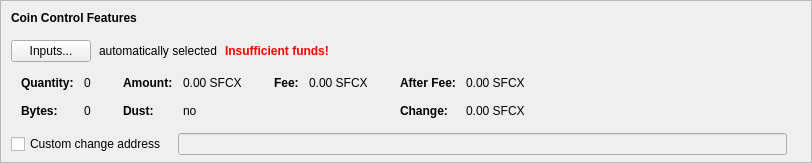
    <widget class="QFrame" name="frameCoinControl">
     <property name="sizePolicy">
      <sizepolicy hsizetype="Expanding" vsizetype="Expanding">
       <horstretch>0</horstretch>
       <verstretch>0</verstretch>
      </sizepolicy>
     </property>
     <property name="maximumSize">
      <size>
       <width>16777215</width>
       <height>16777215</height>
      </size>
     </property>
     <property name="frameShape">
      <enum>QFrame::StyledPanel</enum>
     </property>
     <property name="frameShadow">
      <enum>QFrame::Sunken</enum>
     </property>
     <layout class="QVBoxLayout" name="verticalLayoutCoinControl2">
      <property name="spacing">
       <number>0</number>
      </property>
      <property name="leftMargin">
       <number>0</number>
      </property>
      <property name="topMargin">
       <number>0</number>
      </property>
      <property name="rightMargin">
       <number>0</number>
      </property>
      <property name="bottomMargin">
       <number>6</number>
      </property>
      <item>
       <layout class="QVBoxLayout" name="verticalLayoutCoinControl" stretch="0,0,0,0,1">
        <property name="spacing">
         <number>0</number>
        </property>
        <property name="leftMargin">
         <number>10</number>
        </property>
        <property name="topMargin">
         <number>10</number>
        </property>
        <item>
         <layout class="QHBoxLayout" name="horizontalLayoutCoinControl1">
          <property name="bottomMargin">
           <number>15</number>
          </property>
          <item>
           <widget class="QLabel" name="labelCoinControlFeatures">
            <property name="sizePolicy">
             <sizepolicy hsizetype="Preferred" vsizetype="Maximum">
              <horstretch>0</horstretch>
              <verstretch>0</verstretch>
             </sizepolicy>
            </property>
            <property name="font">
             <font>
              <weight>75</weight>
              <bold>true</bold>
             </font>
            </property>
            <property name="styleSheet">
             <string notr="true">font-weight:bold;</string>
            </property>
            <property name="text">
             <string>Coin Control Features</string>
            </property>
           </widget>
          </item>
         </layout>
        </item>
        <item>
         <layout class="QHBoxLayout" name="horizontalLayoutCoinControl2" stretch="0,0,0,0">
          <property name="spacing">
           <number>8</number>
          </property>
          <property name="bottomMargin">
           <number>10</number>
          </property>
          <item>
           <widget class="QPushButton" name="pushButtonCoinControl">
            <property name="styleSheet">
             <string notr="true"/>
            </property>
            <property name="text">
             <string>Inputs...</string>
            </property>
            <property name="autoDefault">
             <bool>false</bool>
            </property>
           </widget>
          </item>
          <item>
           <widget class="QLabel" name="labelCoinControlAutomaticallySelected">
            <property name="text">
             <string>automatically selected</string>
            </property>
            <property name="margin">
             <number>5</number>
            </property>
           </widget>
          </item>
          <item>
           <widget class="QLabel" name="labelCoinControlInsuffFunds">
            <property name="font">
             <font>
              <weight>75</weight>
              <bold>true</bold>
             </font>
            </property>
            <property name="styleSheet">
             <string notr="true">color:red;font-weight:bold;</string>
            </property>
            <property name="text">
             <string>Insufficient funds!</string>
            </property>
            <property name="margin">
             <number>5</number>
            </property>
           </widget>
          </item>
          <item>
           <spacer name="horizontalSpacerCoinControl">
            <property name="orientation">
             <enum>Qt::Horizontal</enum>
            </property>
            <property name="sizeHint" stdset="0">
             <size>
              <width>40</width>
              <height>1</height>
             </size>
            </property>
           </spacer>
          </item>
         </layout>
        </item>
        <item>
         <widget class="QWidget" name="widgetCoinControl" native="true">
          <property name="sizePolicy">
           <sizepolicy hsizetype="Preferred" vsizetype="Preferred">
            <horstretch>0</horstretch>
            <verstretch>0</verstretch>
           </sizepolicy>
          </property>
          <property name="minimumSize">
           <size>
            <width>0</width>
            <height>0</height>
           </size>
          </property>
          <property name="styleSheet">
           <string notr="true"/>
          </property>
          <layout class="QHBoxLayout" name="horizontalLayoutCoinControl5">
           <property name="leftMargin">
            <number>0</number>
           </property>
           <property name="topMargin">
            <number>0</number>
           </property>
           <property name="rightMargin">
            <number>0</number>
           </property>
           <property name="bottomMargin">
            <number>0</number>
           </property>
           <item>
            <layout class="QHBoxLayout" name="horizontalLayoutCoinControl3" stretch="0,0,0,1">
             <property name="spacing">
              <number>20</number>
             </property>
             <property name="topMargin">
              <number>0</number>
             </property>
             <property name="bottomMargin">
              <number>10</number>
             </property>
             <item>
              <layout class="QFormLayout" name="formLayoutCoinControl1">
               <property name="horizontalSpacing">
                <number>10</number>
               </property>
               <property name="verticalSpacing">
                <number>14</number>
               </property>
               <property name="leftMargin">
                <number>10</number>
               </property>
               <property name="topMargin">
                <number>4</number>
               </property>
               <property name="rightMargin">
                <number>6</number>
               </property>
               <item row="0" column="0">
                <widget class="QLabel" name="labelCoinControlQuantityText">
                 <property name="font">
                  <font>
                   <weight>75</weight>
                   <bold>true</bold>
                  </font>
                 </property>
                 <property name="text">
                  <string>Quantity:</string>
                 </property>
                 <property name="margin">
                  <number>0</number>
                 </property>
                </widget>
               </item>
               <item row="0" column="1">
                <widget class="QLabel" name="labelCoinControlQuantity">
                 <property name="cursor">
                  <cursorShape>IBeamCursor</cursorShape>
                 </property>
                 <property name="contextMenuPolicy">
                  <enum>Qt::ActionsContextMenu</enum>
                 </property>
                 <property name="text">
                  <string notr="true">0</string>
                 </property>
                 <property name="margin">
                  <number>0</number>
                 </property>
                 <property name="textInteractionFlags">
                  <set>Qt::LinksAccessibleByMouse|Qt::TextSelectableByKeyboard|Qt::TextSelectableByMouse</set>
                 </property>
                </widget>
               </item>
               <item row="1" column="0">
                <widget class="QLabel" name="labelCoinControlBytesText">
                 <property name="font">
                  <font>
                   <weight>75</weight>
                   <bold>true</bold>
                  </font>
                 </property>
                 <property name="text">
                  <string>Bytes:</string>
                 </property>
                </widget>
               </item>
               <item row="1" column="1">
                <widget class="QLabel" name="labelCoinControlBytes">
                 <property name="cursor">
                  <cursorShape>IBeamCursor</cursorShape>
                 </property>
                 <property name="contextMenuPolicy">
                  <enum>Qt::ActionsContextMenu</enum>
                 </property>
                 <property name="text">
                  <string notr="true">0</string>
                 </property>
                 <property name="textInteractionFlags">
                  <set>Qt::LinksAccessibleByMouse|Qt::TextSelectableByKeyboard|Qt::TextSelectableByMouse</set>
                 </property>
                </widget>
               </item>
              </layout>
             </item>
             <item>
              <layout class="QFormLayout" name="formLayoutCoinControl2">
               <property name="horizontalSpacing">
                <number>10</number>
               </property>
               <property name="verticalSpacing">
                <number>14</number>
               </property>
               <property name="leftMargin">
                <number>6</number>
               </property>
               <property name="topMargin">
                <number>4</number>
               </property>
               <property name="rightMargin">
                <number>6</number>
               </property>
               <item row="0" column="0">
                <widget class="QLabel" name="labelCoinControlAmountText">
                 <property name="font">
                  <font>
                   <weight>75</weight>
                   <bold>true</bold>
                  </font>
                 </property>
                 <property name="text">
                  <string>Amount:</string>
                 </property>
                 <property name="margin">
                  <number>0</number>
                 </property>
                </widget>
               </item>
               <item row="0" column="1">
                <widget class="QLabel" name="labelCoinControlAmount">
                 <property name="cursor">
                  <cursorShape>IBeamCursor</cursorShape>
                 </property>
                 <property name="contextMenuPolicy">
                  <enum>Qt::ActionsContextMenu</enum>
                 </property>
                 <property name="text">
                  <string notr="true">0.00 SFCX</string>
                 </property>
                 <property name="textInteractionFlags">
                  <set>Qt::LinksAccessibleByMouse|Qt::TextSelectableByKeyboard|Qt::TextSelectableByMouse</set>
                 </property>
                </widget>
               </item>
               <item row="1" column="0">
                <widget class="QLabel" name="labelCoinControlLowOutputText">
                 <property name="font">
                  <font>
                   <weight>75</weight>
                   <bold>true</bold>
                  </font>
                 </property>
                 <property name="text">
                  <string>Dust:</string>
                 </property>
                </widget>
               </item>
               <item row="1" column="1">
                <widget class="QLabel" name="labelCoinControlLowOutput">
                 <property name="cursor">
                  <cursorShape>IBeamCursor</cursorShape>
                 </property>
                 <property name="contextMenuPolicy">
                  <enum>Qt::ActionsContextMenu</enum>
                 </property>
                 <property name="text">
                  <string notr="true">no</string>
                 </property>
                 <property name="textInteractionFlags">
                  <set>Qt::LinksAccessibleByMouse|Qt::TextSelectableByKeyboard|Qt::TextSelectableByMouse</set>
                 </property>
                </widget>
               </item>
              </layout>
             </item>
             <item>
              <layout class="QFormLayout" name="formLayoutCoinControl3">
               <property name="horizontalSpacing">
                <number>10</number>
               </property>
               <property name="verticalSpacing">
                <number>14</number>
               </property>
               <property name="leftMargin">
                <number>6</number>
               </property>
               <property name="topMargin">
                <number>4</number>
               </property>
               <property name="rightMargin">
                <number>6</number>
               </property>
               <item row="0" column="0">
                <widget class="QLabel" name="labelCoinControlFeeText">
                 <property name="font">
                  <font>
                   <weight>75</weight>
                   <bold>true</bold>
                  </font>
                 </property>
                 <property name="text">
                  <string>Fee:</string>
                 </property>
                 <property name="margin">
                  <number>0</number>
                 </property>
                </widget>
               </item>
               <item row="0" column="1">
                <widget class="QLabel" name="labelCoinControlFee">
                 <property name="cursor">
                  <cursorShape>IBeamCursor</cursorShape>
                 </property>
                 <property name="contextMenuPolicy">
                  <enum>Qt::ActionsContextMenu</enum>
                 </property>
                 <property name="text">
                  <string notr="true">0.00 SFCX</string>
                 </property>
                 <property name="textInteractionFlags">
                  <set>Qt::LinksAccessibleByMouse|Qt::TextSelectableByKeyboard|Qt::TextSelectableByMouse</set>
                 </property>
                </widget>
               </item>
             </layout>
             </item>
             <item>
              <layout class="QFormLayout" name="formLayoutCoinControl4">
               <property name="horizontalSpacing">
                <number>10</number>
               </property>
               <property name="verticalSpacing">
                <number>14</number>
               </property>
               <property name="leftMargin">
                <number>6</number>
               </property>
               <property name="topMargin">
                <number>4</number>
               </property>
               <property name="rightMargin">
                <number>6</number>
               </property>
               <item row="0" column="0">
                <widget class="QLabel" name="labelCoinControlAfterFeeText">
                 <property name="font">
                  <font>
                   <weight>75</weight>
                   <bold>true</bold>
                  </font>
                 </property>
                 <property name="text">
                  <string>After Fee:</string>
                 </property>
                 <property name="margin">
                  <number>0</number>
                 </property>
                </widget>
               </item>
               <item row="0" column="1">
                <widget class="QLabel" name="labelCoinControlAfterFee">
                 <property name="cursor">
                  <cursorShape>IBeamCursor</cursorShape>
                 </property>
                 <property name="contextMenuPolicy">
                  <enum>Qt::ActionsContextMenu</enum>
                 </property>
                 <property name="text">
                  <string notr="true">0.00 SFCX</string>
                 </property>
                 <property name="textInteractionFlags">
                  <set>Qt::LinksAccessibleByMouse|Qt::TextSelectableByKeyboard|Qt::TextSelectableByMouse</set>
                 </property>
                </widget>
               </item>
               <item row="1" column="0">
                <widget class="QLabel" name="labelCoinControlChangeText">
                 <property name="font">
                  <font>
                   <weight>75</weight>
                   <bold>true</bold>
                  </font>
                 </property>
                 <property name="text">
                  <string>Change:</string>
                 </property>
                </widget>
               </item>
               <item row="1" column="1">
                <widget class="QLabel" name="labelCoinControlChange">
                 <property name="cursor">
                  <cursorShape>IBeamCursor</cursorShape>
                 </property>
                 <property name="contextMenuPolicy">
                  <enum>Qt::ActionsContextMenu</enum>
                 </property>
                 <property name="text">
                  <string notr="true">0.00 SFCX</string>
                 </property>
                 <property name="textInteractionFlags">
                  <set>Qt::LinksAccessibleByMouse|Qt::TextSelectableByKeyboard|Qt::TextSelectableByMouse</set>
                 </property>
                </widget>
               </item>
              </layout>
             </item>
            </layout>
           </item>
          </layout>
         </widget>
        </item>
        <item>
         <layout class="QHBoxLayout" name="horizontalLayoutCoinControl4" stretch="0,0,0">
          <property name="spacing">
           <number>12</number>
          </property>
          <property name="sizeConstraint">
           <enum>QLayout::SetDefaultConstraint</enum>
          </property>
          <property name="topMargin">
           <number>5</number>
          </property>
          <property name="rightMargin">
           <number>5</number>
          </property>
          <item>
           <widget class="QCheckBox" name="checkBoxCoinControlChange">
            <property name="toolTip">
             <string>If this is activated, but the change address is empty or invalid, change will be sent to a newly generated address.</string>
            </property>
            <property name="text">
             <string>Custom change address</string>
            </property>
           </widget>
          </item>
          <item>
           <widget class="QValidatedLineEdit" name="lineEditCoinControlChange">
            <property name="enabled">
             <bool>false</bool>
            </property>
            <property name="sizePolicy">
             <sizepolicy hsizetype="Expanding" vsizetype="Fixed">
              <horstretch>0</horstretch>
              <verstretch>0</verstretch>
             </sizepolicy>
            </property>
           </widget>
          </item>
          <item>
           <widget class="QLabel" name="labelCoinControlChangeLabel">
            <property name="sizePolicy">
             <sizepolicy hsizetype="Preferred" vsizetype="Expanding">
              <horstretch>0</horstretch>
              <verstretch>0</verstretch>
             </sizepolicy>
            </property>
            <property name="minimumSize">
             <size>
              <width>0</width>
              <height>0</height>
             </size>
            </property>
            <property name="text">
             <string/>
            </property>
            <property name="margin">
             <number>3</number>
            </property>
           </widget>
          </item>
         </layout>
        </item>
        <item>
         <spacer name="verticalSpacerCoinControl">
          <property name="orientation">
           <enum>Qt::Vertical</enum>
          </property>
          <property name="sizeHint" stdset="0">
           <size>
            <width>800</width>
            <height>1</height>
           </size>
          </property>
         </spacer>
        </item>
       </layout>
      </item>
     </layout>
    </widget>
